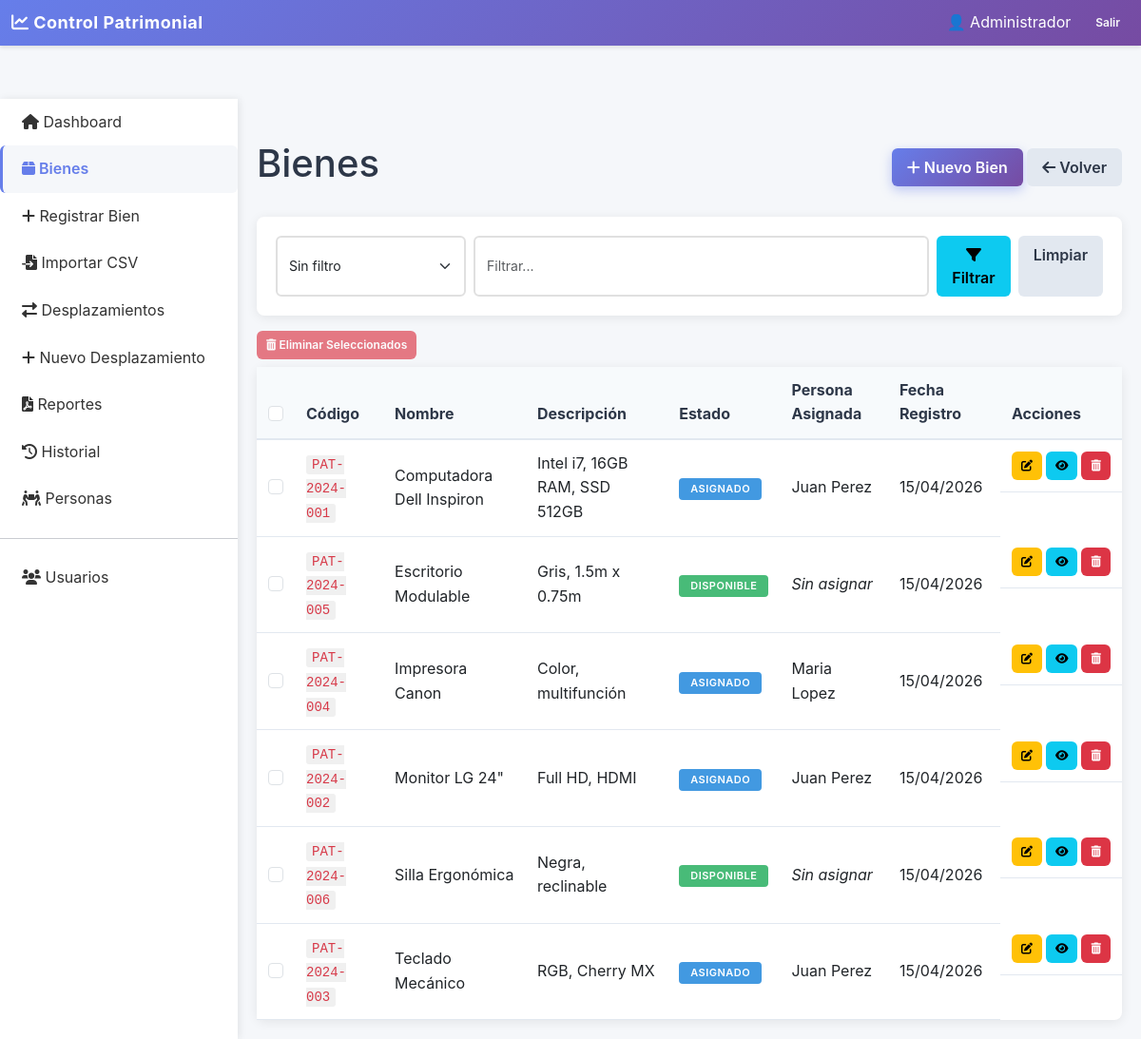
Page /frontend/bienes.php (signed in) on the committed database.
### tables this page shows
CREATE TABLE IF NOT EXISTS bienes (
    id INT AUTO_INCREMENT PRIMARY KEY,
    codigo_patrimonial VARCHAR(50) UNIQUE NOT NULL,
    nombre VARCHAR(100) NOT NULL,
    descripcion TEXT,
    estado VARCHAR(50),
    persona_id INT,
    fecha_registro TIMESTAMP DEFAULT CURRENT_TIMESTAMP,
    FOREIGN KEY (persona_id) REFERENCES personas(id),
    INDEX idx_codigo (codigo_patrimonial),
    INDEX idx_estado (estado),
    INDEX idx_persona (persona_id)
);

CREATE TABLE IF NOT EXISTS personas (
    id INT AUTO_INCREMENT PRIMARY KEY,
    nombre VARCHAR(100) NOT NULL,
    area VARCHAR(100),
    estado TINYINT DEFAULT 1,
    INDEX idx_nombre (nombre),
    INDEX idx_estado (estado)
);

### backend/BienDAO.php (called while the page is built, shortened)
<?php
class BienDAO {
    private $conn;
    public function __construct($conexion) {
        $this->conn = $conexion;
    }
    public function obtenerTodos($filtro = null, $valor = null) {
        $query = "SELECT b.id, b.codigo_patrimonial, b.nombre, b.descripcion, b.estado,
                         b.persona_id, p.nombre as persona_nombre, p.area, b.fecha_registro
                  FROM bienes b
                  LEFT JOIN personas p ON b.persona_id = p.id ";
        $query .= "ORDER BY b.nombre ASC";
        if ($filtro && $valor) {
            $stmt = $this->conn->prepare($query);
            $stmt->bind_param("s", $valor);
            $stmt->execute();
            return $stmt->get_result()->fetch_all(MYSQLI_ASSOC);
        } else {
            return $this->conn->query($query)->fetch_all(MYSQLI_ASSOC);
        }
    }
}
?>

### frontend/bienes.php (the view, shortened to what this page needs)
<?php
require_once dirname(__FILE__) . '/../config/database.php';
require_once dirname(__FILE__) . '/../backend/BienDAO.php';
require_once dirname(__FILE__) . '/../backend/BienService.php';
$bienDAO = new BienDAO($conn);
$filtro = $_GET['filtro'] ?? null;
$valor = $_GET['valor'] ?? null;
$bienes = $bienDAO->obtenerTodos($filtro, $valor);
require_once dirname(__FILE__) . '/layout/header.php';
require_once dirname(__FILE__) . '/layout/sidebar.php';
?>
    <div class="container-fluid mt-4">
        <div class="row">
            <div class="col-md-12">
                <div class="d-flex justify-content-between align-items-center mb-4">
                    <h1>Bienes</h1>
                    <div>
                        <a href="registrar-bien.php" class="btn btn-primary">
                            <i class="fas fa-plus"></i> Nuevo Bien
                        </a>
                        <a href="dashboard.php" class="btn btn-secondary">
                            <i class="fas fa-arrow-left"></i> Volver
                        </a>
                    </div>
                </div>
                <div class="card mb-3">
                    <div class="card-body">
                        <form method="GET" class="d-flex gap-2">
                            <select name="filtro" class="form-select" style="max-width: 200px;">
                                <option value="">Sin filtro</option>
                            </select>
                            <input type="text" name="valor" class="form-control" placeholder="Filtrar..." value="<?php echo htmlspecialchars($valor ?? ''); ?>">
                            <button type="submit" class="btn btn-info">
                                <i class="fas fa-filter"></i> Filtrar
                            </button>
                            <a href="bienes.php" class="btn btn-secondary">Limpiar</a>
                        </form>
                    </div>
                </div>
                <?php if ($_SESSION['usuario_rol'] === 'admin'): ?>
                <form method="POST" id="formEliminarMultiples" onsubmit="return confirm('¿Está seguro de eliminar los bienes seleccionados? Se borrarán también sus historiales y desplazamientos.');">
                    <div class="mb-2">
                        <button type="submit" class="btn btn-danger btn-sm" id="btnEliminarVarios" disabled>
                            <i class="fas fa-trash-alt"></i> Eliminar Seleccionados
                        </button>
                    </div>
                <?php endif; ?>
                <div class="card">
                    <div class="table-responsive">
                        <table class="table table-hover mb-0">
                            <thead class="table-light">
                                <tr>
                                    <?php if ($_SESSION['usuario_rol'] === 'admin'): ?>
                                    <th style="width: 40px;">
                                        <input type="checkbox" class="form-check-input" id="checkAll">
                                    </th>
                                    <?php endif; ?>
                                    <th>Código</th>
                                    <th>Nombre</th>
                                    <th>Descripción</th>
                                    <th>Estado</th>
                                    <th>Persona Asignada</th>
                                    <th>Fecha Registro</th>
                                    <th>Acciones</th>
                                </tr>
                            </thead>
                            <tbody>
                                <?php if ($bienes): ?>
                                    <?php foreach ($bienes as $bien): ?>
                                        <tr>
                                            <?php if ($_SESSION['usuario_rol'] === 'admin'): ?>
                                            <td>
                                                <input type="checkbox" class="form-check-input check-item" name="bienes_ids[]" value="<?php echo $bien['id']; ?>">
                                            </td>
                                            <?php endif; ?>
                                            <td><code><?php echo htmlspecialchars($bien['codigo_patrimonial']); ?></code></td>
                                            <td><?php echo htmlspecialchars($bien['nombre']); ?></td>
                                            <td><?php echo htmlspecialchars(substr($bien['descripcion'] ?? '', 0, 50)); ?></td>
                                            <td>
                                                <span class="badge bg-<?php
                                                    echo match($bien['estado']) {
                                                        'Disponible' => 'success',
                                                        'Asignado' => 'info',
                                                        'Dañado' => 'warning',
                                                        'Descartado' => 'danger',
                                                        default => 'secondary'
                                                    };
                                                ?>">
                                                    <?php echo htmlspecialchars($bien['estado']); ?>
                                                </span>
                                            </td>
                                            <td>
                                                <?php echo $bien['persona_nombre'] ?? '<em>Sin asignar</em>'; ?>
                                            </td>
                                            <td><?php echo date('d/m/Y', strtotime($bien['fecha_registro'])); ?></td>
                                            <td class="d-flex gap-1">
                                                <a href="editar-bien.php?id=<?php echo $bien['id']; ?>" class="btn btn-sm btn-warning">
                                                    <i class="fas fa-edit"></i>
                                                </a>
                                                <a href="ver-bien.php?id=<?php echo $bien['id']; ?>" class="btn btn-sm btn-info">
                                                    <i class="fas fa-eye"></i>
                                                </a>
                                                <?php if ($_SESSION['usuario_rol'] === 'admin'): ?>
                                                <form method="POST" style="display:inline;" onsubmit="return confirm('¿Eliminar este bien?');">
                                                    <button type="submit" class="btn btn-sm btn-danger">
                                                        <i class="fas fa-trash-alt"></i>
                                                    </button>
                                                </form>
                                                <?php endif; ?>
                                            </td>
                                        </tr>
                                    <?php endforeach; ?>
                                <?php else: ?>
                                    <tr>
                                        <td colspan="<?php echo ($_SESSION['usuario_rol'] === 'admin') ? '8' : '7'; ?>" class="text-center py-3">No hay bienes registrados</td>
                                    </tr>
                                <?php endif; ?>
                            </tbody>
                        </table>
                    </div>
                </div>
                <?php if ($_SESSION['usuario_rol'] === 'admin'): ?>
                </form>
                <?php endif; ?>
            </div>
        </div>
    </div>
<?php require_once dirname(__FILE__) . '/layout/footer.php'; ?>

### frontend/layout/header.php (shortened to what this page needs)
<?php
$pagina_actual = basename($_SERVER['PHP_SELF']);
$paginas_auto_ocultables = ['registrar-bien.php', 'importar-excel.php', 'desplazamientos.php', 'nuevo-desplazamiento.php', 'reportes.php', 'historial.php'];
$sidebar_autohide = in_array($pagina_actual, $paginas_auto_ocultables);
?>
<!DOCTYPE html>
<html lang="es">
<head>
    <link href="https://cdn.jsdelivr.net/npm/bootstrap@5.3.0/dist/css/bootstrap.min.css" rel="stylesheet">
    <link rel="stylesheet" href="https://cdnjs.cloudflare.com/ajax/libs/font-awesome/6.0.0/css/all.min.css">
    <link rel="stylesheet" href="../assets/css/estilos.css">
</head>
<body>
    <nav class="navbar navbar-dark fixed-top">
        <div class="container-fluid">
            <span class="navbar-brand mb-0 h1">
                <i class="fas fa-chart-line"></i> Control Patrimonial
            </span>
            <div class="d-flex align-items-center">
                <span class="text-white me-3">
                    👤 <?php echo htmlspecialchars($_SESSION['usuario_nombre'] ?? 'Usuario'); ?>
                </span>
                <a href="logout.php" class="btn btn-outline-light btn-sm">Salir</a>
            </div>
        </div>
    </nav>
    <div class="main-container <?php echo $sidebar_autohide ? 'sidebar-autohide' : ''; ?>">

### frontend/layout/sidebar.php
<?php
$pagina_actual = basename($_SERVER['PHP_SELF']);
?>
        <nav class="sidebar">
            <div class="nav flex-column nav-pills">
                <a href="dashboard.php" class="nav-link <?php echo $pagina_actual == 'dashboard.php' ? 'active' : ''; ?>">
                    <i class="fas fa-home"></i> <span class="nav-text">Dashboard</span>
                </a>
                <a href="bienes.php" class="nav-link <?php echo $pagina_actual == 'bienes.php' ? 'active' : ''; ?>">
                    <i class="fas fa-box"></i> <span class="nav-text">Bienes</span>
                </a>
                <a href="registrar-bien.php" class="nav-link <?php echo $pagina_actual == 'registrar-bien.php' ? 'active' : ''; ?>">
                    <i class="fas fa-plus"></i> <span class="nav-text">Registrar Bien</span>
                </a>
                <a href="importar-excel.php" class="nav-link <?php echo $pagina_actual == 'importar-excel.php' ? 'active' : ''; ?>">
                    <i class="fas fa-file-import"></i> <span class="nav-text">Importar CSV</span>
                </a>
                <a href="desplazamientos.php" class="nav-link <?php echo $pagina_actual == 'desplazamientos.php' ? 'active' : ''; ?>">
                    <i class="fas fa-exchange-alt"></i> <span class="nav-text">Desplazamientos</span>
                </a>
                <a href="nuevo-desplazamiento.php" class="nav-link <?php echo $pagina_actual == 'nuevo-desplazamiento.php' ? 'active' : ''; ?>">
                    <i class="fas fa-plus"></i> <span class="nav-text">Nuevo Desplazamiento</span>
                </a>
                <a href="reportes.php" class="nav-link <?php echo $pagina_actual == 'reportes.php' ? 'active' : ''; ?>">
                    <i class="fas fa-file-pdf"></i> <span class="nav-text">Reportes</span>
                </a>
                <a href="historial.php" class="nav-link <?php echo $pagina_actual == 'historial.php' ? 'active' : ''; ?>">
                    <i class="fas fa-history"></i> <span class="nav-text">Historial</span>
                </a>
                <a href="personas.php" class="nav-link <?php echo $pagina_actual == 'personas.php' ? 'active' : ''; ?>">
                    <i class="fas fa-people-carry"></i> <span class="nav-text">Personas</span>
                </a>
                <?php if (isset($_SESSION['usuario_rol']) && $_SESSION['usuario_rol'] === 'admin'): ?>
                <hr>
                <a href="usuarios.php" class="nav-link <?php echo $pagina_actual == 'usuarios.php' ? 'active' : ''; ?>">
                    <i class="fas fa-users"></i> <span class="nav-text">Usuarios</span>
                </a>
                <?php endif; ?>
            </div>
        </nav>
        <div class="content">

### frontend/layout/footer.php (shortened to what this page needs)
        </div>
    </div>
</body>
</html>

### assets/css/estilos.css (style rules this page uses)
:root { --primary: #667eea; --secondary: #764ba2; --success: #48bb78; --warning: #ed8936; --danger: #f56565; --info: #4299e1; --light: #f5f7fa; --dark: #2d3748; }
* { margin: 0; padding: 0; box-sizing: border-box; }
body { font-family: -apple-system, BlinkMacSystemFont, 'Segoe UI', Roboto, 'Helvetica Neue', Arial, sans-serif; background-color: var(--light); color: var(--dark); line-height: 1.6; }
.navbar { background: linear-gradient(135deg, var(--primary) 0%, var(--secondary) 100%); box-shadow: 0 2px 8px rgba(0, 0, 0, 0.1); position: sticky; top: 0; z-index: 1000; }
.navbar-brand { font-weight: 700; font-size: 18px; letter-spacing: 0.5px; }
.card { border: none; border-radius: 8px; box-shadow: 0 2px 12px rgba(0, 0, 0, 0.08); transition: all 0.3s ease; }
.card-body { padding: 20px; }
.form-control, .form-select { border: 2px solid #e0e0e0; border-radius: 6px; padding: 10px 12px; font-size: 14px; transition: all 0.3s ease; }
.btn { font-weight: 600; border-radius: 6px; padding: 8px 16px; transition: all 0.3s ease; border: none; }
.btn-primary { background: linear-gradient(135deg, var(--primary) 0%, var(--secondary) 100%); color: white; box-shadow: 0 4px 12px rgba(102, 126, 234, 0.4); }
.btn-secondary { background-color: #e2e8f0; color: var(--dark); }
.btn-sm { padding: 6px 10px; font-size: 12px; }
.table { color: var(--dark); }
.table thead th { border-bottom: 2px solid #e2e8f0; font-weight: 700; background-color: #f7fafc; color: var(--dark); padding: 12px; }
.table tbody td { padding: 12px; border-bottom: 1px solid #e2e8f0; vertical-align: middle; }
code { background-color: #f0f0f0; padding: 2px 6px; border-radius: 3px; color: #d73a49; font-family: 'Courier New', monospace; }
.badge { padding: 6px 12px; font-weight: 600; border-radius: 4px; text-transform: uppercase; font-size: 11px; letter-spacing: 0.5px; }
.badge.bg-success { background-color: var(--success) !important; }
.badge.bg-info { background-color: var(--info) !important; }

### frontend/layout/header.php (style rules this page uses)
:root { --primary: #667eea; --secondary: #764ba2; --success: #48bb78; --warning: #ed8936; --danger: #f56565; --info: #4299e1; --sidebar-width: 250px; }
body { background-color: #f5f7fa; }
.navbar { background: linear-gradient(135deg, var(--primary) 0%, var(--secondary) 100%); box-shadow: 0 2px 4px rgba(0, 0, 0, 0.1); }
.sidebar { background: white; box-shadow: 2px 0 8px rgba(0, 0, 0, 0.08); min-height: calc(100vh - 56px); width: var(--sidebar-width); overflow-x: hidden; white-space: nowrap; z-index: 1000; }
.sidebar .nav-link { color: #333; padding: 12px 20px; border-left: 3px solid transparent; transition: all 0.3s; }
.sidebar .nav-link.active { border-left-color: var(--primary); background-color: #f5f7fa; color: var(--primary); font-weight: 600; }
.main-container { display: flex; margin-top: 56px; }
.main-container .sidebar { flex: 0 0 var(--sidebar-width); }
.main-container .content { flex: 1; padding: 20px; overflow-x: hidden; }
.content .container-fluid { padding-left: 0; padding-right: 0; }

### rows in the picture
bienes: codigo_patrimonial "PAT-2024-001", nombre "Computadora Dell Inspiron", descripcion "Intel i7, 16GB RAM, SSD 512GB", estado "ASIGNADO", persona.nombre "Juan Perez", fecha_registro "15/04/2026"
bienes: codigo_patrimonial "PAT-2024-005", nombre "Escritorio Modulable", descripcion "Gris, 1.5m x 0.75m", estado "DISPONIBLE", persona_nombre "Sin asignar", fecha_registro "15/04/2026"
bienes: codigo_patrimonial "PAT-2024-004", nombre "Impresora Canon", descripcion "Color, multifunción", estado "ASIGNADO", persona.nombre "Maria Lopez", fecha_registro "15/04/2026"
bienes: codigo_patrimonial "PAT-2024-002", nombre "Monitor LG 24\"", descripcion "Full HD, HDMI", estado "ASIGNADO", persona.nombre "Juan Perez", fecha_registro "15/04/2026"
bienes: codigo_patrimonial "PAT-2024-006", nombre "Silla Ergonómica", descripcion "Negra, reclinable", estado "DISPONIBLE", persona_nombre "Sin asignar", fecha_registro "15/04/2026"
bienes: codigo_patrimonial "PAT-2024-003", nombre "Teclado Mecánico", descripcion "RGB, Cherry MX", estado "ASIGNADO", persona.nombre "Juan Perez", fecha_registro "15/04/2026"

### other values in the picture
$_SESSION['usuario_nombre'] "Administrador"
